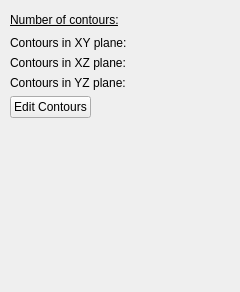
<?xml version="1.0" encoding="UTF-8"?>
<ui version="4.0">
 <class>ContourSourceInspector</class>
 <widget class="QWidget" name="ContourSourceInspector">
  <property name="geometry">
   <rect>
    <x>0</x>
    <y>0</y>
    <width>240</width>
    <height>292</height>
   </rect>
  </property>
  <property name="sizePolicy">
   <sizepolicy hsizetype="MinimumExpanding" vsizetype="MinimumExpanding">
    <horstretch>0</horstretch>
    <verstretch>0</verstretch>
   </sizepolicy>
  </property>
  <property name="minimumSize">
   <size>
    <width>194</width>
    <height>200</height>
   </size>
  </property>
  <property name="windowTitle">
   <string>Form</string>
  </property>
  <widget class="QWidget" name="verticalLayoutWidget">
   <property name="geometry">
    <rect>
     <x>10</x>
     <y>10</y>
     <width>221</width>
     <height>271</height>
    </rect>
   </property>
   <layout class="QVBoxLayout" name="verticalLayout">
    <item>
     <layout class="QHBoxLayout" name="horizontalLayout_4">
      <item>
       <widget class="QLabel" name="label">
        <property name="font">
         <font>
          <underline>true</underline>
         </font>
        </property>
        <property name="text">
         <string>Number of contours:</string>
        </property>
       </widget>
      </item>
      <item>
       <widget class="QLabel" name="totalContours">
        <property name="minimumSize">
         <size>
          <width>20</width>
          <height>20</height>
         </size>
        </property>
        <property name="text">
         <string/>
        </property>
       </widget>
      </item>
     </layout>
    </item>
    <item>
     <layout class="QHBoxLayout" name="horizontalLayout_2">
      <item>
       <widget class="QLabel" name="label_3">
        <property name="text">
         <string>Contours in XY plane:</string>
        </property>
       </widget>
      </item>
      <item>
       <widget class="QLabel" name="totalXY">
        <property name="text">
         <string/>
        </property>
       </widget>
      </item>
     </layout>
    </item>
    <item>
     <layout class="QHBoxLayout" name="horizontalLayout">
      <item>
       <widget class="QLabel" name="label_4">
        <property name="text">
         <string>Contours in XZ plane:</string>
        </property>
       </widget>
      </item>
      <item>
       <widget class="QLabel" name="totalXZ">
        <property name="text">
         <string/>
        </property>
       </widget>
      </item>
     </layout>
    </item>
    <item>
     <layout class="QHBoxLayout" name="horizontalLayout_3">
      <item>
       <widget class="QLabel" name="label_5">
        <property name="text">
         <string>Contours in YZ plane:</string>
        </property>
       </widget>
      </item>
      <item>
       <widget class="QLabel" name="totalYZ">
        <property name="text">
         <string/>
        </property>
       </widget>
      </item>
     </layout>
    </item>
    <item>
     <widget class="QPushButton" name="editButton">
      <property name="sizePolicy">
       <sizepolicy hsizetype="Fixed" vsizetype="Fixed">
        <horstretch>0</horstretch>
        <verstretch>0</verstretch>
       </sizepolicy>
      </property>
      <property name="text">
       <string>Edit Contours</string>
      </property>
     </widget>
    </item>
    <item>
     <spacer name="verticalSpacer">
      <property name="orientation">
       <enum>Qt::Vertical</enum>
      </property>
      <property name="sizeHint" stdset="0">
       <size>
        <width>20</width>
        <height>40</height>
       </size>
      </property>
     </spacer>
    </item>
   </layout>
  </widget>
 </widget>
 <resources/>
 <connections/>
</ui>
